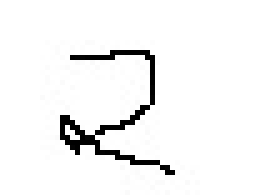
#> input picture test.jpg, 51 x 39 px (shown 5 times larger)
$ python test.py
#> lines starting #> are read from the running program, lines starting #| are printed output that depends on the picture
### image_util.py

import cv2
import numpy as np

def preprocess_image(image_data):

    if len(image_data.shape) == 2:  #returned image upload
        image_data = 1 - np.expand_dims(image_data, axis=-1).astype("float32") / 255

    else:
        gray = lambda rgb: np.dot(rgb[..., :3], [0.299, 0.587, 0.114])
        image_data = 1 - (gray(image_data).astype("float32") / 255)

    # Resize the image to 28x28 using OpenCV
    image_data = cv2.resize(image_data, (28, 28))

        # Ensure the image has a single channel (grayscale)
    if len(image_data.shape) == 3:
        image_data = cv2.cvtColor(image_data, cv2.COLOR_BGR2GRAY)

    #image_data = np.invert(image_data)
    image_data = image_data.reshape(1, 28, 28)

    return image_data

### load_dataset_util.py
import os
import numpy as np
import pandas as pd
from matplotlib import pyplot as plt

# [16 lines left out: function load_dataset, not called in this run]


def set_weight(data_set_file, weights_file):
#> called with data_set_file = 'mnist.npz', weights_file = 'weights.npz'
    if os.path.exists(weights_file):
        # Load weights from file
        with np.load(weights_file) as data:
#> (reads weights.npz from the repository)
            weights_input_to_hidden = data['weights_input_to_hidden']
            weights_hidden_to_output = data['weights_hidden_to_output']
            bias_input_to_hidden = data['bias_input_to_hidden']
            bias_hidden_to_output = data['bias_hidden_to_output']
    else:
        # Initialize weights if the file doesn't exist
        weights_input_to_hidden = np.random.uniform(-0.5, 0.5, (20, 784))
        weights_hidden_to_output = np.random.uniform(-0.5, 0.5, (10, 20))
        bias_input_to_hidden = np.zeros((20, 1))
        bias_hidden_to_output = np.zeros((10, 1))

        images, labels = load_dataset(data_set_file)

        epochs = 3
        e_loss = 0
        e_correct = 0
        learning_rate = 0.01

        for epoch in range(epochs):
            print(f"Epoch №{epoch}")

            for image, label in zip(images, labels):
                image = np.reshape(image, (-1, 1))
                label = np.reshape(label, (-1, 1))

                # Forward propagation (to hidden layer)
                hidden_raw = bias_input_to_hidden + weights_input_to_hidden @ image
                hidden = 1 / (1 + np.exp(-hidden_raw))  # sigmoid

                # Forward propagation (to output layer)
                output_raw = bias_hidden_to_output + weights_hidden_to_output @ hidden
                output = 1 / (1 + np.exp(-output_raw))

                # Loss / Error calculation
                e_loss += 1 / len(output) * np.sum((output - label) ** 2, axis=0)
                e_correct += int(np.argmax(output) == np.argmax(label))

                # Backpropagation (output layer)
                delta_output = output - label
                weights_hidden_to_output += -learning_rate * delta_output @ np.transpose(hidden)
                bias_hidden_to_output += -learning_rate * delta_output

                # Backpropagation (hidden layer)
                delta_hidden = np.transpose(weights_hidden_to_output) @ delta_output * (hidden * (1 - hidden))
                weights_input_to_hidden += -learning_rate * delta_hidden @ np.transpose(image)
                bias_input_to_hidden += -learning_rate * delta_hidden

            # Save weights after each epoch
            np.savez(weights_file,
                    weights_input_to_hidden=weights_input_to_hidden,
                    weights_hidden_to_output=weights_hidden_to_output,
                    bias_input_to_hidden=bias_input_to_hidden,
                    bias_hidden_to_output=bias_hidden_to_output)

            # Print some debug info between epochs
            print(f"Loss: {round((e_loss[0] / images.shape[0]) * 100, 3)}%")
            print(f"Accuracy: {round((e_correct / images.shape[0]) * 100, 3)}%")
            e_loss = 0
            e_correct = 0
    return weights_input_to_hidden, weights_hidden_to_output, bias_input_to_hidden, bias_hidden_to_output

### test.py
import numpy as np
import matplotlib.pyplot as plt
import load_dataset_util
import image_util
import config


weights_input_to_hidden, weights_hidden_to_output, bias_input_to_hidden, bias_hidden_to_output = load_dataset_util.set_weight(config.dataset_file, config.weights_file)


# CHECK CUSTOM
test_image = plt.imread(config.test_image, format="jpeg")
#> test_image is the input picture: shape (39, 51, 3); min 0, max 255, mean 243.3


resized_image = image_util.preprocess_image(test_image)
#> in preprocess_image, `image_data = 1 - (gray(image_data).astype("float32") / 255)`:
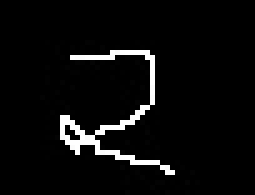
#> image_data: shape (39, 51) float32 (shown 5 times larger); min 0, max 1, mean 0.046
#> in preprocess_image, `image_data = cv2.resize(image_data, (28, 28))`:
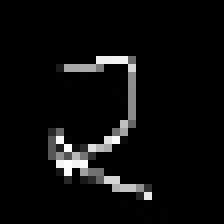
#> image_data: shape (28, 28) float32 (shown 8 times larger); min 0, max 1, mean 0.0483

# Predict
image = np.reshape(resized_image, (-1, 1))
#> image = 784 values, max 1 at index 568, min 0 at index 0, mean 0.0483

# Forward propagation (to hidden layer)
hidden_raw = bias_input_to_hidden + weights_input_to_hidden @ image
#> hidden_raw = 20 values, max 4.09 at index 0, min -8.07 at index 19, mean -0.337
hidden = 1 / (1 + np.exp(-hidden_raw))  # sigmoid
#> hidden = 20 values, max 0.984 at index 0, min 0.000312 at index 19, mean 0.516
# Forward propagation (to output layer)
output_raw = bias_hidden_to_output + weights_hidden_to_output @ hidden
#> output_raw = [-4.92, -5.95, -0.934, -11.01, -12.23, -3.55, -7.11, -5.11, -5.87, -10.51]
output = 1 / (1 + np.exp(-output_raw))
#> output = [0.00721, 0.0026, 0.282, 1.66e-05, 4.86e-06, 0.028, 0.000816, 0.00598, 0.00281, 2.72e-05]
output_probabilities = np.exp(output) / np.sum(np.exp(output), axis=0)
#> output_probabilities = [0.0971, 0.0966, 0.128, 0.0964, 0.0964, 0.0991, 0.0965, 0.097, 0.0967, 0.0964]
max_output_probabilities = "{:.0f}".format(np.max(output_probabilities) * 100)
#> max_output_probabilities = '13'

plt.imshow(resized_image.reshape(28, 28), cmap="Greys")
plt.title(f"NN suggests the CUSTOM number is: {output.argmax()} ({max_output_probabilities}%)")
plt.show()
